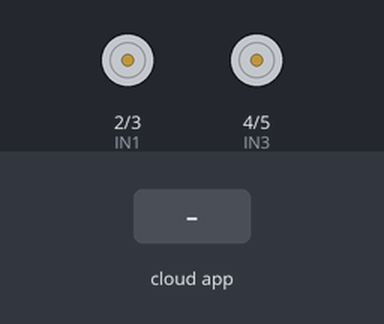
The program below on a simulated Arduino Uno, built with avr-gcc and run on an emulated ATmega328P. Shown: motor-driver pin pairs drawn as motors (green arrow = first pin HIGH = forward, orange = second pin HIGH = backward, longer = more drive). Inputs (shaded band) come from the test bench. The ROS host is connected and sends only what is stated.

Above: at 1.2 s.
1.3 s: the phone or cloud app sets led_topic to R
At 2.5 s:
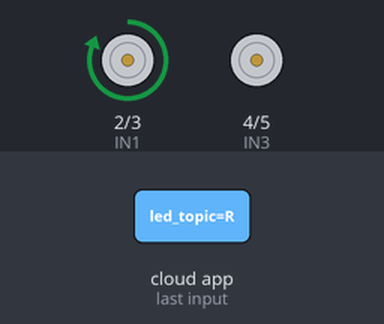
2.8 s: the phone or cloud app sets led_topic to Y
At 3.7 s:
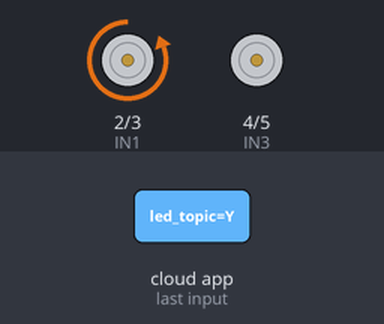
4.3 s: the phone or cloud app sets led_topic to G
At 4.9 s:
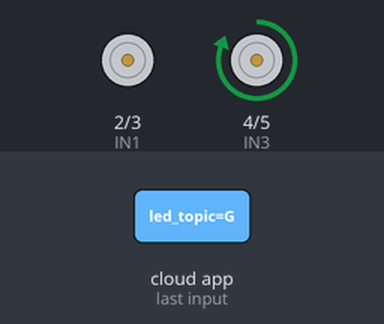
5.8 s: the phone or cloud app sets led_topic to T
At 7.2 s:
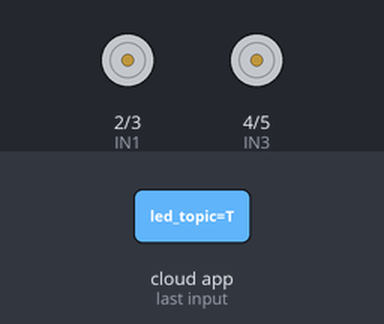
Timing chart, 0 to 8.3 s (numbered marks = the images above; inputs shaded):
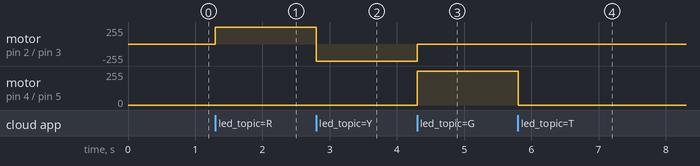

The program:

main.cpp
```cpp
#include <Arduino.h>
#include "ros.h"
#include <std_msgs/String.h>

#define IN1 2
#define IN2 3
#define IN3 4
#define IN4 5

std_msgs::String incoming_string;
String my_Str;

void red();
void yellow();
void green();
void turn_off();
void ledCallback(const std_msgs::String &incoming_string);

ros::NodeHandle nh;
ros::Subscriber<std_msgs::String> led_Sub("led_topic", ledCallback);

void setup() {
  nh.initNode();
  nh.subscribe(led_Sub);
  pinMode(IN1, OUTPUT);
  pinMode(IN2, OUTPUT);
  pinMode(IN3, OUTPUT);
  pinMode(IN4, OUTPUT);
}

void loop() {
  nh.spinOnce();
  delay(1);
}

void red(void){
  digitalWrite(IN1,HIGH);
  digitalWrite(IN2,LOW);
  digitalWrite(IN3,LOW);
  digitalWrite(IN4,LOW);
}

void yellow(void){
  digitalWrite(IN1,LOW);
  digitalWrite(IN2,HIGH);
  digitalWrite(IN3,LOW);
  digitalWrite(IN4,LOW);
}

void green(void){
  digitalWrite(IN1,LOW);
  digitalWrite(IN2,LOW);
  digitalWrite(IN3,HIGH);
  digitalWrite(IN4,LOW);
}

void turn_off(void){
  digitalWrite(IN1,LOW);
  digitalWrite(IN2,LOW);
  digitalWrite(IN3,LOW);
  digitalWrite(IN4,LOW);
}

void ledCallback(const std_msgs::String &incoming_string){
  my_Str=incoming_string.data;
  if(my_Str=="R"){
    red();
  }
  if(my_Str=="Y"){
    yellow();
  }
  if(my_Str=="G"){
    green();
  }
  if(my_Str=="T"){
    turn_off();
  }
  delay(10);
}
```

Measured:
- after the input at 1.3 s, motor on pin 2 (IN1) / pin 3 (IN2): stopped → forward 255/255 at once
- after the input at 2.8 s, motor on pin 2 (IN1) / pin 3 (IN2): forward 255/255 → backward 255/255 at once
- after the input at 4.3 s, motor on pin 2 (IN1) / pin 3 (IN2): backward 255/255 → stopped at once; motor on pin 4 (IN3) / pin 5 (IN4): stopped → forward 255/255 at once
- after the input at 5.8 s, motor on pin 4 (IN3) / pin 5 (IN4): forward 255/255 → stopped at once
